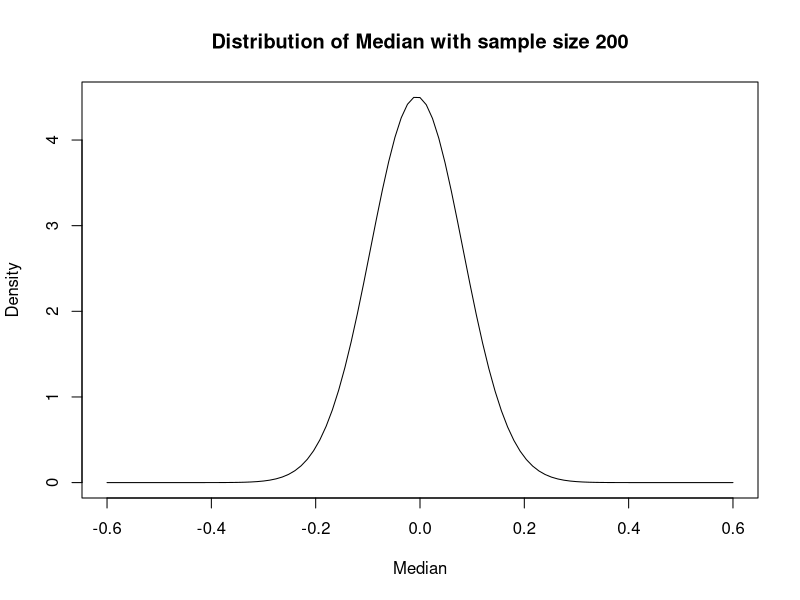
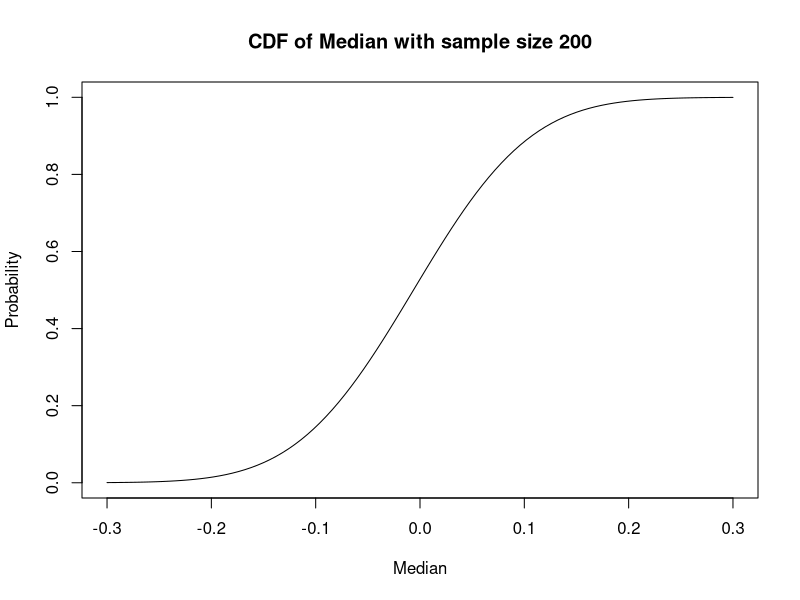
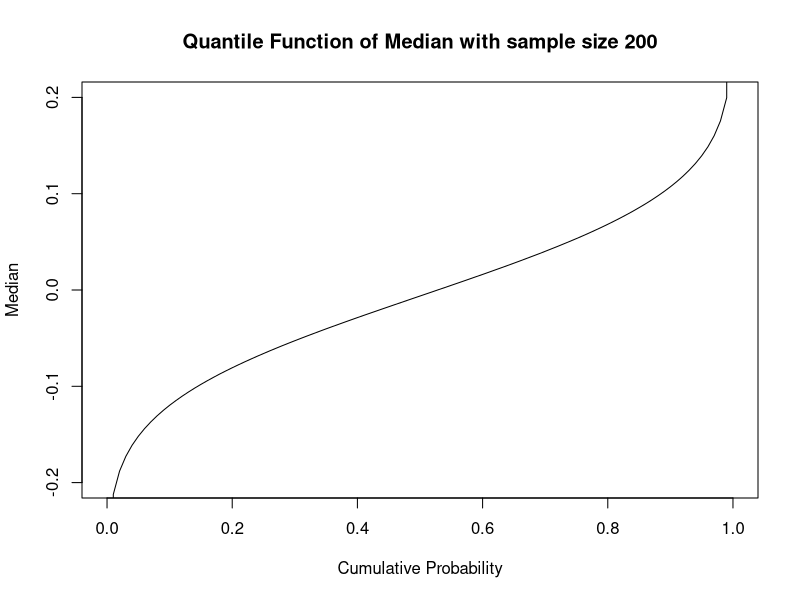
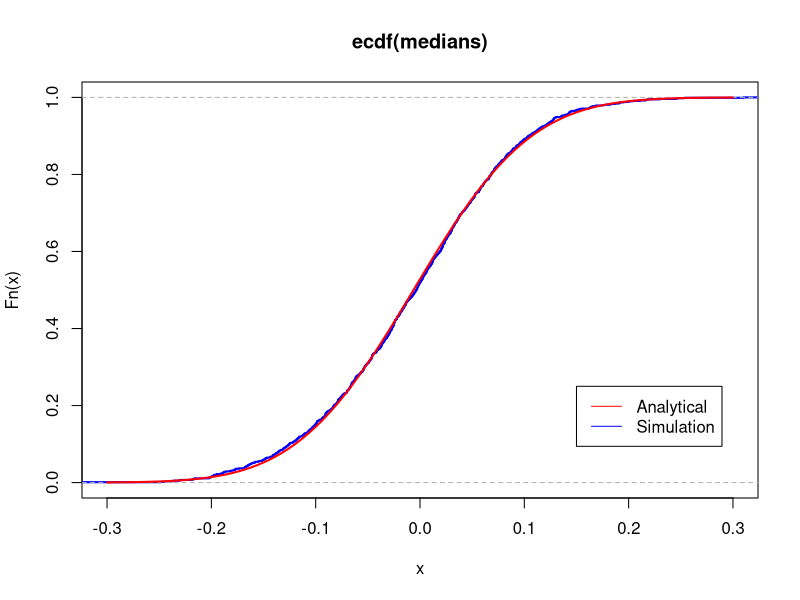
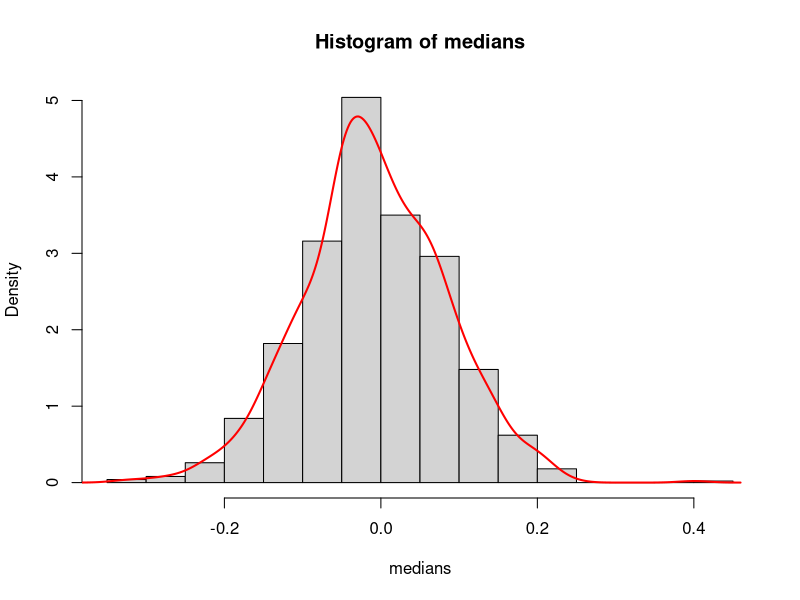
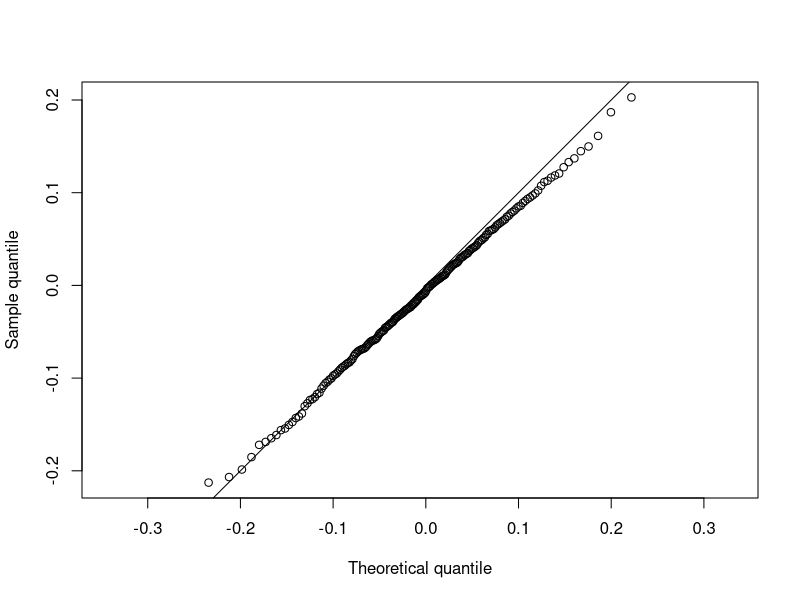
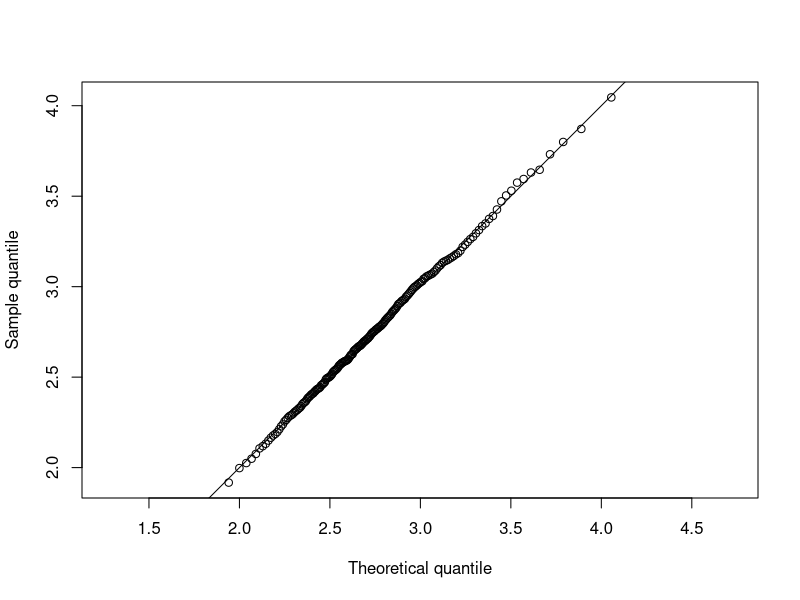
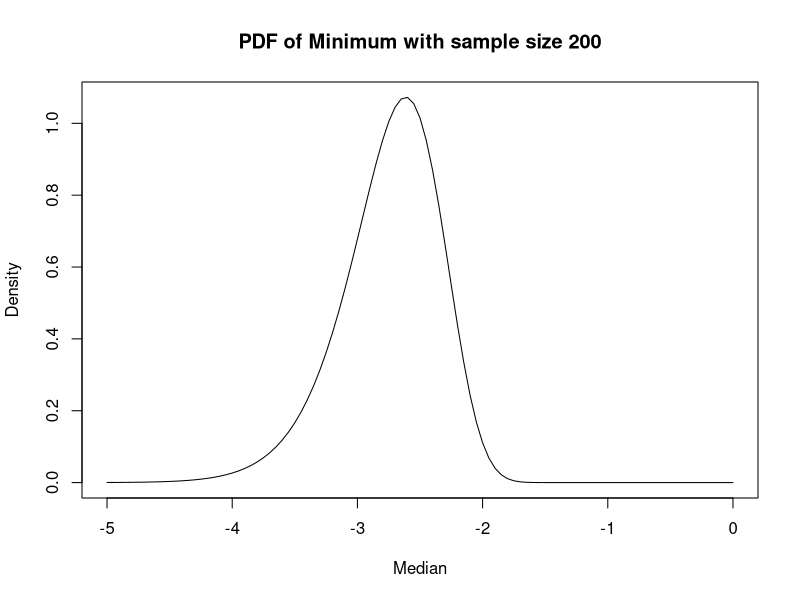

Reproduce these figures in R, in order.
## ---- chunk 1
library(dplyr)
## ---- chunk 2
dorder <- function(x){
  100*
  choose(200,100)*
  (pnorm(x))^(100-1)*
  (1-pnorm(x))^(100)*
  dnorm(x)
}

curve(dorder(x),-0.6,0.6, 
      xlab="Median", 
      ylab="Density", 
      main="Distribution of Median with sample size 200")
## ---- chunk 3
porder <- function(x){
  pbinom(100-1, 200, pnorm(x), lower.tail = FALSE)
}

curve(porder(x), -0.3, 0.3,
      xlab="Median", 
      ylab="Probability", 
      main="CDF of Median with sample size 200")
## ---- chunk 4
qorder <- function(p){
  out <- p*0
  temp <- function(x,p){porder(x)-p}
  for(i in seq_along(p)){
    out[i] <- uniroot(temp,c(-5,5),p=p[i])$root
  }
  out
}

curve(qorder(x), 0,1, ylim=c(-0.2,0.2),
      xlab="Cumulative Probability", 
      ylab="Median", 
      main="Quantile Function of Median with sample size 200")
## ---- chunk 5
medians <- replicate(
  1000
  , rnorm(200) %>% sort %>% `[` (100)
)

medians_ecdf <- ecdf(medians)

plot(medians_ecdf, col = "blue", xlim=c(-0.3, 0.3), lw=2)
curve(porder(x), add=TRUE, col = "red", lw=2)
legend(0.15,0.25,legend=c("Analytical", "Simulation"),
       col=c("red", "blue"), lty=1:1)
## ---- chunk 6
medians <- replicate(
  1000
  , rnorm(200) %>% sort %>% `[` (100)
)

hist(medians, freq=FALSE)
lines(density(medians), col="red", lw=2)
## ---- chunk 7
medians <- replicate(
  1000
  , rnorm(200) %>% sort %>% `[` (100)
)

q_candidate <- qnorm

x <- qorder((1:199)/200)
y <- quantile(medians, probs = (1:199)/200)

plot(x,y, asp = 1, xlab = "Theoretical quantile", ylab = "Sample quantile")
abline(0,1)

## ---- chunk 8
dorder <- function(x, k){
  k*
  choose(200,k)*
  (pnorm(x))^(k-1)*
  (1-pnorm(x))^(200-k)*
  dnorm(x)
}

porder <- function(x, k){
  pbinom(k-1, 200, pnorm(x), lower.tail = FALSE)
}

qorder <- function(p,k){
  out <- p*0
  temp <- function(x,p){porder(x,k)-p}
  for(i in seq_along(p)){
    out[i] <- uniroot(temp,c(-5,5),p=p[i])$root
  }
  out
}
## ---- chunk 9
max <- replicate(
  1000
  , max(rnorm(200))
)
max1 <- rnorm(200)
q_candidate <- qnorm

x <- qorder((1:199)/200,200) #p=1 creates outlier equal to 100
y <- quantile(max, probs = (1:199)/200)

plot(x,y, asp = 1, xlab = "Theoretical quantile", ylab = "Sample quantile")
abline(0,1)
## ---- chunk 10
dorder <- function(x, k, dist, ...){
  p <- eval(parse(text=paste0("p", dist)))
  d <- eval(parse(text=paste0("d", dist)))
  k*
  choose(200,k)*
  (p(x))^(k-1)*
  (1-p(x))^(200-k)*
  d(x)
}

porder <- function(x, k, dist, ...){
  p <- eval(parse(text=paste0("p", dist)))
  pbinom(k-1, 200, p(x), lower.tail = FALSE)
}

qorder <- function(p, k, dist, ...){
  out <- p*0
  temp <- function(x,p){porder(x, k, "norm")-p}
  for(i in seq_along(p)){
    out[i] <- uniroot(temp,c(-5,5),p=p[i])$root
  }
  out
}
## ---- chunk 11
curve(dorder(x,1,"norm"),-5,0, 
      xlab="Median", 
      ylab="Density", 
      main="PDF of Minimum with sample size 200")

curve(porder(x,1,"norm"), -5,0,
      xlab="Median", 
      ylab="Probability", 
      main="CDF of Minimum with sample size 200")
